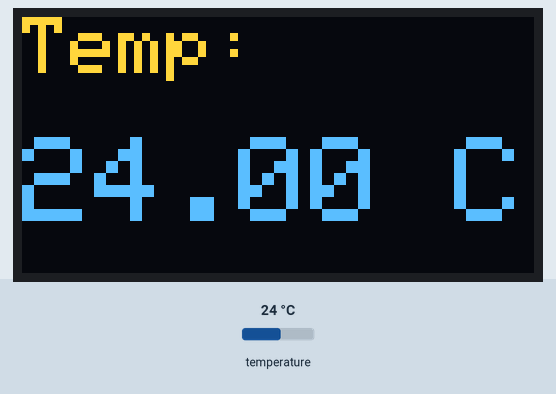
Recording of a sketch running on a simulated Arduino Uno, built with avr-gcc and run on an emulated ATmega328P. Parts: 128×64 one-colour display. The inputs (shaded band) are chosen by the test bench; at power-on: temperature 24 °C. The OLED is the two-colour kind (top 16 rows yellow); what the sketch prints to the serial monitor is not drawn.

Above: at 3.4 s.
3.5 s: temperature set to 12 °C
At 5.0 s:
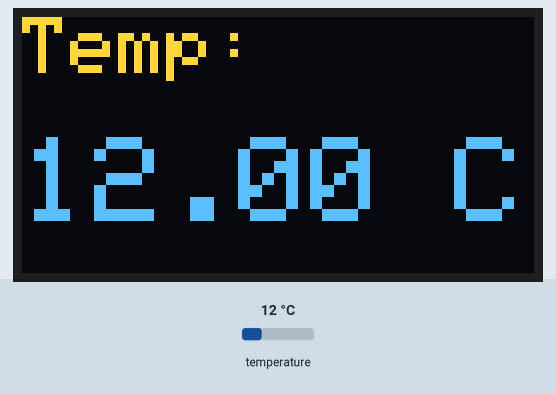
6.1 s: temperature set to 19 °C
At 7.3 s:
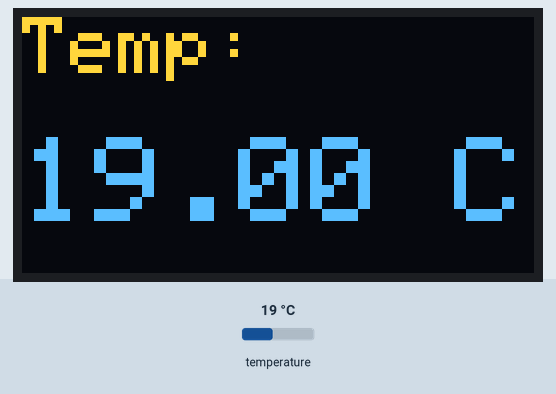
8.6 s: temperature set to 28 °C
At 10.7 s:
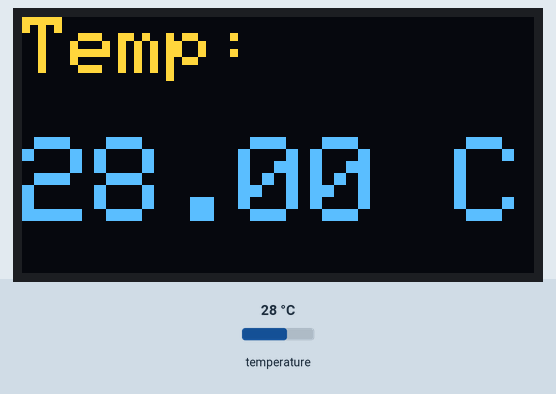
Timing chart, 0 to 12.2 s (numbered marks = the images above; inputs shaded):
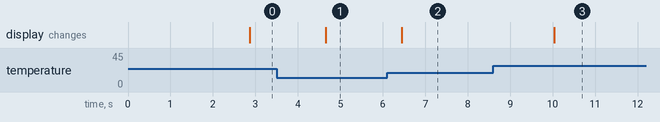

Measured:
- after the input at 3.5 s, the display: changes after 1.2 s (image 1)
- after the input at 6.1 s, the display: changes after 0.35 s (image 2)
- after the input at 8.6 s, the display: changes after 1.4 s (image 3)

The sketch:

sketch_sep14a.ino
```cpp
#include <OneWire.h>
#include <DallasTemperature.h>
#include <Adafruit_GFX.h>
#include <Adafruit_SSD1306.h>

// ----- DS18B20 -----
#define ONE_WIRE_BUS 5     // DS18B20 데이터 핀 D5
OneWire oneWire(ONE_WIRE_BUS);
DallasTemperature sensors(&oneWire);

// ----- OLED -----
#define SCREEN_WIDTH 128 // OLED 가로 픽셀
#define SCREEN_HEIGHT 64 // OLED 세로 픽셀
Adafruit_SSD1306 display(SCREEN_WIDTH, SCREEN_HEIGHT, &Wire, -1);

void setup() {
  Serial.begin(9600);

  // DS18B20 시작
  sensors.begin();

  // OLED 시작
  if(!display.begin(SSD1306_SWITCHCAPVCC, 0x3C)) { // 보통 0x3C 주소
    Serial.println(F("SSD1306 allocation failed"));
    for(;;); // 멈춤
  }
  display.clearDisplay();
  display.setTextSize(2);      // 글자 크기
  display.setTextColor(SSD1306_WHITE);
  display.setCursor(0,0);
  display.println("Temp Init");
  display.display();
  delay(2000);
}

void loop() {
  sensors.requestTemperatures();
  float tempC = sensors.getTempCByIndex(0);

  // 시리얼 출력
  Serial.print("Temperature: ");
  Serial.print(tempC);
  Serial.println(" *C");

  // OLED 출력
  display.clearDisplay();
  display.setTextSize(2);
  display.setCursor(0,0);
  display.println("Temp:");
  display.setTextSize(3);
  display.setCursor(0,30);
  display.print(tempC);
  display.print(" C");
  display.display();

  delay(1000);
}
```
